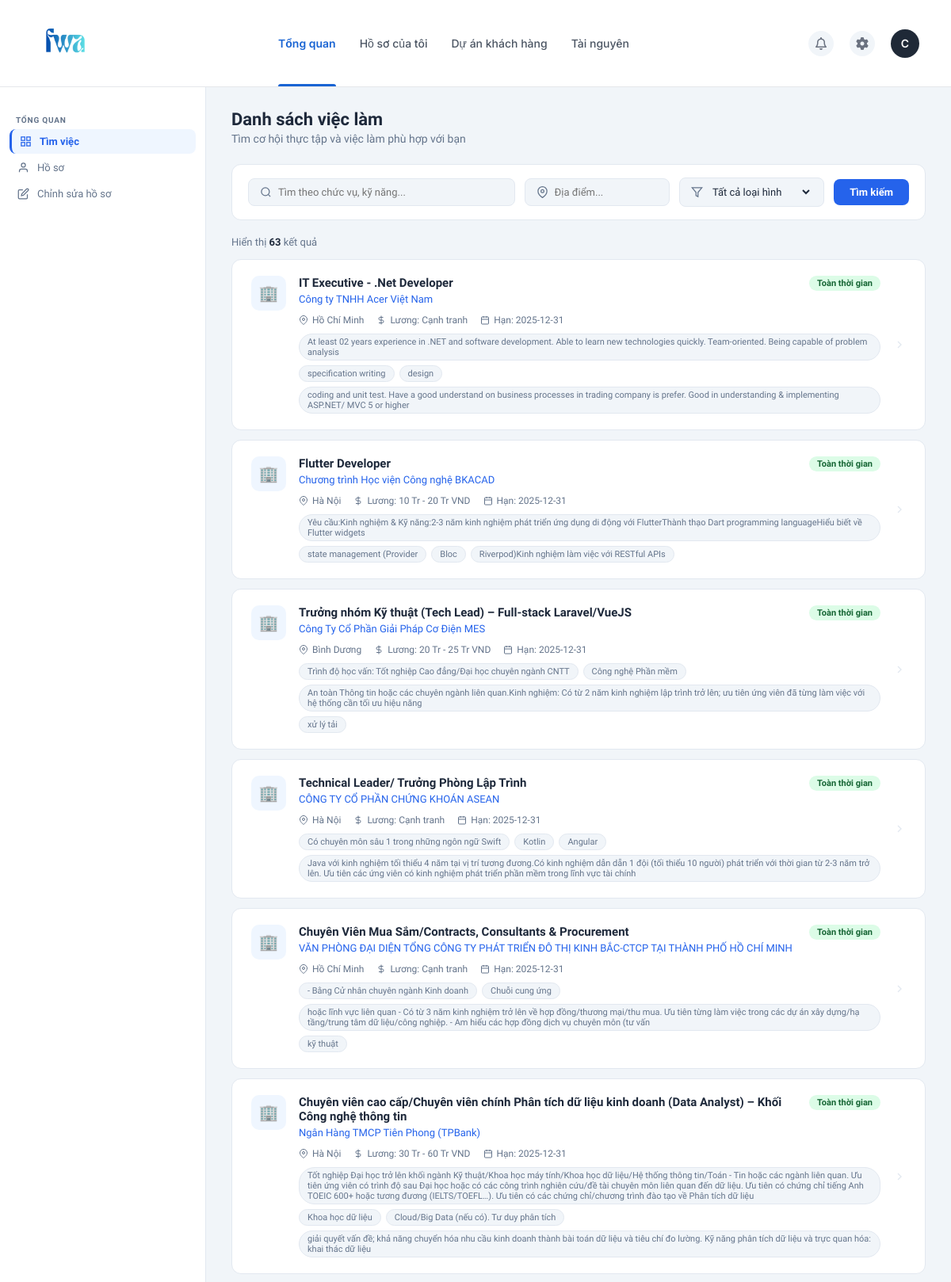
The page /jobs (signed in, upper part) on the database its author committed.
### app.py (models this page shows, shortened)
class Job(db.Model):
    __tablename__ = 'jobs'
    id = db.Column(db.Integer, primary_key=True)
    title = db.Column(db.String(200), nullable=False)
    company = db.Column(db.String(200), nullable=False)
    description = db.Column(db.Text)
    required_skills = db.Column(db.Text)
    salary_range = db.Column(db.String(100))
    location = db.Column(db.String(200))
    job_type = db.Column(db.String(50))
    industry = db.Column(db.String(100))
    application_deadline = db.Column(db.Date)
    apply_url = db.Column(db.String(500))
    source = db.Column(db.String(50))
    created_at = db.Column(db.DateTime, default=get_vietnam_time)

### app.py (the view)
    def decorated_function(*args, **kwargs):
        if 'user_id' not in session:
            session['next_url'] = request.url
            return redirect(url_for('login'))
        return f(*args, **kwargs)

### app.py (called while the page is built, shortened)
def login_required(f):
    def decorated_function(*args, **kwargs):
        if 'user_id' not in session:
            session['next_url'] = request.url
            return redirect(url_for('login'))
        return f(*args, **kwargs)
    decorated_function.__name__ = f.__name__
    return decorated_function

@app.route('/jobs')
@login_required
def job_list():
    keyword = request.args.get('keyword', '')
    location = request.args.get('location', '')
    job_type = request.args.get('job_type', '')
    query = Job.query
    if location:
        query = query.filter(Job.location.contains(location))
    if job_type:
        query = query.filter_by(job_type=job_type)
    jobs = query.order_by(Job.created_at.desc()).all()
    return render_template('job_list.html', jobs=jobs, keyword=keyword, location=location, job_type=job_type)

### templates/job_list.html (shortened to what this page needs)
<!DOCTYPE html>
<html lang="vi">
<head>
  <link href="https://cdnjs.cloudflare.com/ajax/libs/font-awesome/6.4.0/css/all.min.css" rel="stylesheet">
</head>
<body>
<nav class="navbar">
  <a href="{{ url_for('job_list') }}" class="nav-left">
    <img src="{{ url_for('static', filename='images/logo.png') }}" alt="Logo" style="height: 85px; vertical-align: middle;">
  </a>
  <div class="nav-center">
    <a href="{{ url_for('job_list') }}" class="nav-link active">Tổng quan</a>
    <a href="{{ url_for('profile') }}" class="nav-link">Hồ sơ của tôi</a>
    <a href="{{ url_for('client_projects') }}" class="nav-link">Dự án khách hàng</a>
    <a href="{{ url_for('resources') }}" class="nav-link">Tài nguyên</a>
  </div>
  <div class="nav-right">
    <div class="icon-btn" title="Thông báo"><i class="far fa-bell" style="font-size: 16px;"></i></div>
    <a href="{{ url_for('settings') }}" class="icon-btn" title="Cài đặt"><i class="fas fa-cog" style="font-size: 16px;"></i></a>
    <div class="user-dropdown">
      <div class="avatar" id="userAvatarBtn" onclick="toggleUserMenu()">
        {% if session.get('user_picture') %}<img src="{{ session.get('user_picture') }}">
        {% else %}{{ (session.get('user_name', 'U') or 'U')[0].upper() }}{% endif %}
      </div>
    </div>
  </div>
</nav>
<div class="app-layout">
  <aside class="sidebar">
    <div class="sidebar-section">
      <span class="sidebar-label">Tổng quan</span>
      <a href="{{ url_for('job_list') }}" class="sidebar-link active">
        <svg width="15" height="15" fill="none" stroke="currentColor" stroke-width="2" viewBox="0 0 24 24"><rect x="3" y="3" width="7" height="7"/><rect x="14" y="3" width="7" height="7"/><rect x="14" y="14" width="7" height="7"/><rect x="3" y="14" width="7" height="7"/></svg>
        Tìm việc
      </a>
      <a href="{{ url_for('profile') }}" class="sidebar-link">
        <svg width="15" height="15" fill="none" stroke="currentColor" stroke-width="2" viewBox="0 0 24 24"><path d="M20 21v-2a4 4 0 0 0-4-4H8a4 4 0 0 0-4 4v2"/><circle cx="12" cy="7" r="4"/></svg>
        Hồ sơ
      </a>
      <a href="{{ url_for('edit_profile') }}" class="sidebar-link">
        <svg width="15" height="15" fill="none" stroke="currentColor" stroke-width="2" viewBox="0 0 24 24"><path d="M11 4H4a2 2 0 0 0-2 2v14a2 2 0 0 0 2 2h14a2 2 0 0 0 2-2v-7"/><path d="M18.5 2.5a2.121 2.121 0 0 1 3 3L12 15l-4 1 1-4 9.5-9.5z"/></svg>
        Chỉnh sửa hồ sơ
      </a>
    </div>
  </aside>
  <main class="main-content">
    <div class="page-header">
      <h1>Danh sách việc làm</h1>
      <p>Tìm cơ hội thực tập và việc làm phù hợp với bạn</p>
    </div>
    <form method="GET" class="search-card">
      <div class="search-field" style="flex:2">
        <svg width="15" height="15" fill="none" stroke="currentColor" stroke-width="2" viewBox="0 0 24 24"><circle cx="11" cy="11" r="8"/><line x1="21" y1="21" x2="16.65" y2="16.65"/></svg>
        <input type="text" name="keyword" placeholder="Tìm theo chức vụ, kỹ năng..." value="{{ keyword }}">
      </div>
      <div class="search-field">
        <svg width="15" height="15" fill="none" stroke="currentColor" stroke-width="2" viewBox="0 0 24 24"><path d="M21 10c0 7-9 13-9 13s-9-6-9-13a9 9 0 0 1 18 0z"/><circle cx="12" cy="10" r="3"/></svg>
        <input type="text" name="location" placeholder="Địa điểm..." value="{{ location }}">
      </div>
      <div class="search-field">
        <svg width="15" height="15" fill="none" stroke="currentColor" stroke-width="2" viewBox="0 0 24 24"><polygon points="22 3 2 3 10 12.46 10 19 14 21 14 12.46 22 3"/></svg>
        <select name="job_type">
          <option value="">Tất cả loại hình</option>
        </select>
      </div>
      <button type="submit" class="btn-search">Tìm kiếm</button>
    </form>
    {% if jobs %}
    <p class="jobs-count">Hiển thị <strong>{{ jobs|length }}</strong> kết quả</p>
    {% for job in jobs %}
    <a href="{{ url_for('job_detail', job_id=job.id) }}" class="job-card">
      <div class="job-card-icon">
        {% if job.industry == 'IT' %}💻
        {% elif job.industry == 'Marketing' %}📣
        {% elif job.industry == 'Finance' %}💰
        {% else %}🏢{% endif %}
      </div>
      <div class="job-card-body">
        <div class="job-card-top">
          <div>
            <span class="job-title">{{ job.title }}</span>
            <div class="job-company">{{ job.company }}</div>
          </div>
          <span class="job-badge
            {% if job.job_type == 'internship' %}badge-internship
            {% elif job.job_type == 'part-time' %}badge-part-time
            {% else %}badge-full-time{% endif %}">
            {% if job.job_type == 'internship' %}Thực tập
            {% elif job.job_type == 'part-time' %}Bán thời gian
            {% else %}Toàn thời gian{% endif %}
          </span>
        </div>
        <div class="job-meta">
          <span class="job-meta-item">
            <svg width="12" height="12" fill="none" stroke="currentColor" stroke-width="2" viewBox="0 0 24 24"><path d="M21 10c0 7-9 13-9 13s-9-6-9-13a9 9 0 0 1 18 0z"/><circle cx="12" cy="10" r="3"/></svg>
            {{ job.location or 'Không rõ' }}
          </span>
          <span class="job-meta-item">
            <svg width="12" height="12" fill="none" stroke="currentColor" stroke-width="2" viewBox="0 0 24 24"><line x1="12" y1="1" x2="12" y2="23"/><path d="M17 5H9.5a3.5 3.5 0 0 0 0 7h5a3.5 3.5 0 0 1 0 7H6"/></svg>
            {{ job.salary_range or 'Thỏa thuận' }}
          </span>
          {% if job.application_deadline %}
          <span class="job-meta-item">
            <svg width="12" height="12" fill="none" stroke="currentColor" stroke-width="2" viewBox="0 0 24 24"><rect x="3" y="4" width="18" height="18" rx="2" ry="2"/><line x1="16" y1="2" x2="16" y2="6"/><line x1="8" y1="2" x2="8" y2="6"/><line x1="3" y1="10" x2="21" y2="10"/></svg>
            Hạn: {{ job.application_deadline }}
          </span>
          {% endif %}
        </div>
        {% if job.required_skills %}
        <div class="job-skills">
          {% for skill in job.required_skills.split(',')[:4] %}
          <span class="skill-tag">{{ skill.strip() }}</span>
          {% endfor %}
        </div>
        {% endif %}
      </div>
      <svg class="job-card-arrow" width="16" height="16" fill="none" stroke="currentColor" stroke-width="2" viewBox="0 0 24 24"><polyline points="9 18 15 12 9 6"/></svg>
    </a>
    {% endfor %}
    {% else %}
    <div class="empty-state">
      <p>Không tìm thấy công việc phù hợp. Thử thay đổi bộ lọc tìm kiếm.</p>
    </div>
    {% endif %}
  </main>
</div>
</body>
</html>

### rows shown on the page
Job: title "IT Executive - .Net Developer", company "Công ty TNHH Acer Việt Nam", job_type "Toàn thời gian", location "Hồ Chí Minh", salary_range "Lương: Cạnh tranh", application_deadline "2025-12-31", strip "At least 02 years experience in .NET and software development. Able to learn new technologies quickly. Team-oriented. Being capable of problem analysis" "specification writing" "design" "coding and unit test. Have a good understand on business processes in trading company is prefer. Good in understanding & implementing ASP.NET/ MVC 5 or higher"
Job: title "Flutter Developer", company "Chương trình Học viện Công nghệ BKACAD", job_type "Toàn thời gian", location "Hà Nội", salary_range "Lương: 10 Tr - 20 Tr VND", application_deadline "2025-12-31", strip "Yêu cầu:Kinh nghiệm & Kỹ năng:2-3 năm kinh nghiệm phát triển ứng dụng di động với FlutterThành thạo Dart programming languageHiểu biết về Flutter widgets" "state management (Provider" "Bloc" "Riverpod)Kinh nghiệm làm việc với RESTful APIs"
Job: title "Trưởng nhóm Kỹ thuật (Tech Lead) – Full-stack Laravel/VueJS", company "Công Ty Cổ Phần Giải Pháp Cơ Điện MES", job_type "Toàn thời gian", location "Bình Dương", salary_range "Lương: 20 Tr - 25 Tr VND", application_deadline "2025-12-31", strip "Trình độ học vấn: Tốt nghiệp Cao đẳng/Đại học chuyên ngành CNTT" "Công nghệ Phần mềm" "An toàn Thông tin hoặc các chuyên ngành liên quan.Kinh nghiệm: Có từ 2 năm kinh nghiệm lập trình trở lên; ưu tiên ứng viên đã từng làm việc với hệ thống cần tối ưu hiệu năng" "xử lý tải"
Job: title "Technical Leader/ Trưởng Phòng Lập Trình", company "CÔNG TY CỔ PHẦN CHỨNG KHOÁN ASEAN", job_type "Toàn thời gian", location "Hà Nội", salary_range "Lương: Cạnh tranh", application_deadline "2025-12-31", strip "Có chuyên môn sâu 1 trong những ngôn ngữ Swift" "Kotlin" "Angular" "Java với kinh nghiệm tối thiểu 4 năm tại vị trí tương đương.Có kinh nghiệm dẫn dẵn 1 đội (tối thiểu 10 người) phát triển với thời gian từ 2-3 năm trở lên. Ưu tiên các ứng viên có kinh nghiệm phát triển phần mềm trong lĩnh vực tài chính"
Job: title "Chuyên Viên Mua Sắm/Contracts, Consultants & Procurement", company "VĂN PHÒNG ĐẠI DIỆN TỔNG CÔNG TY PHÁT TRIỂN ĐÔ THỊ KINH BẮC-CTCP TẠI THÀNH PHỐ HỒ CHÍ MINH", job_type "Toàn thời gian", location "Hồ Chí Minh", salary_range "Lương: Cạnh tranh", application_deadline "2025-12-31", strip "- Bằng Cử nhân chuyên ngành Kinh doanh" "Chuỗi cung ứng" "hoặc lĩnh vực liên quan - Có từ 3 năm kinh nghiệm trở lên về hợp đồng/thương mại/thu mua. Ưu tiên từng làm việc trong các dự án xây dựng/hạ tầng/trung tâm dữ liệu/công nghiệp. - Am hiểu các hợp đồng dịch vụ chuyên môn (tư vấn" "kỹ thuật"
Job: title "Chuyên viên cao cấp/Chuyên viên chính Phân tích dữ liệu kinh doanh (Data Analyst) – Khối Công nghệ thông tin", company "Ngân Hàng TMCP Tiên Phong (TPBank)", job_type "Toàn thời gian", location "Hà Nội", salary_range "Lương: 30 Tr - 60 Tr VND", application_deadline "2025-12-31", strip "Tốt nghiệp Đại học trở lên khối ngành Kỹ thuật/Khoa học máy tính/Khoa học dữ liệu/Hệ thống thông tin/Toán - Tin hoặc các ngành liên quan. Ưu tiên ứng viên có trình độ sau Đại học hoặc có các công trình nghiên cứu/đề tài chuyên môn liên quan đến dữ liệu. Ưu tiên có chứng chỉ tiếng Anh TOEIC 600+ hoặc tương đương (IELTS/TOEFL…). Ưu tiên có các chứng chỉ/chương trình đào tạo về Phân tích dữ liệu" "Khoa học dữ liệu" "Cloud/Big Data (nếu có). Tư duy phân tích" "giải quyết vấn đề; khả năng chuyển hóa nhu cầu kinh doanh thành bài toán dữ liệu và tiêu chí đo lường. Kỹ năng phân tích dữ liệu và trực quan hóa: khai thác dữ liệu"

### other values the page prints
{{ (session.get('user_name', 'U') or 'U')[0].upper() }} "C"
{{ jobs|length }} "63"
